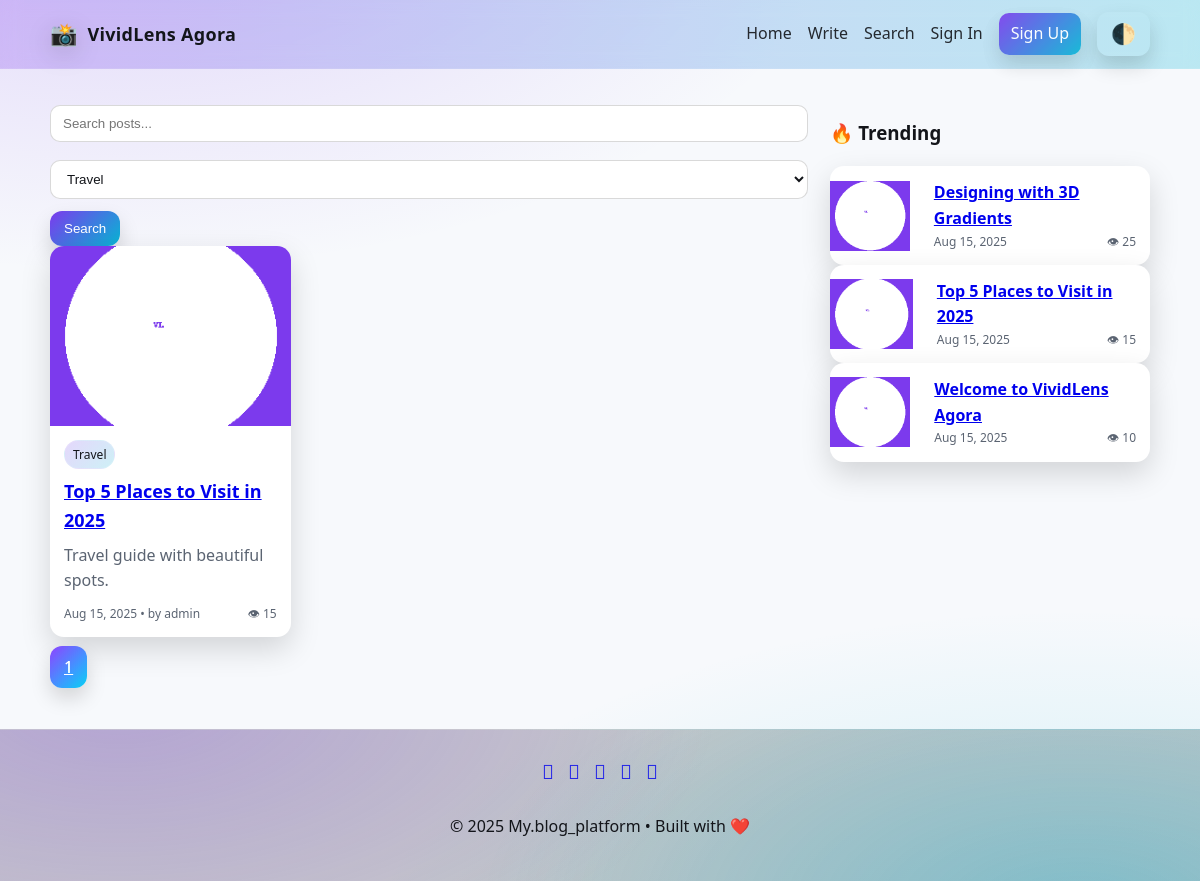
/index.php?cat=3, run on the app's committed database.
### tables this page shows
CREATE TABLE IF NOT EXISTS posts (
  id INT AUTO_INCREMENT PRIMARY KEY,
  author_id INT NOT NULL,
  title VARCHAR(200) NOT NULL,
  slug VARCHAR(240) NOT NULL UNIQUE,
  content MEDIUMTEXT,
  featured_image VARCHAR(255),
  category_label VARCHAR(60),
  status ENUM('draft','published') NOT NULL DEFAULT 'published',
  view_count INT NOT NULL DEFAULT 0,
  created_at DATETIME NOT NULL,
  FOREIGN KEY (author_id) REFERENCES users(id) ON DELETE CASCADE
);

CREATE TABLE IF NOT EXISTS users (
  id INT AUTO_INCREMENT PRIMARY KEY,
  username VARCHAR(50) NOT NULL,
  email VARCHAR(120) NOT NULL UNIQUE,
  password_hash VARCHAR(255) NOT NULL,
  role ENUM('admin','author','subscriber') NOT NULL DEFAULT 'author',
  created_at DATETIME NOT NULL
);

### includes/functions.php (called while the page is built, shortened)
<?php
require_once __DIR__ . '/../config/db.php';
function e($s){ return htmlspecialchars($s??'',ENT_QUOTES,'UTF-8'); }
function get_trending_posts($a=3,$b=2){
  global $mysqli; $t=[];
  $r1=$mysqli->query("SELECT id,title,slug,featured_image,view_count,created_at FROM posts ORDER BY view_count DESC LIMIT ".intval($a));
  while($r1 && ($row=$r1->fetch_assoc())) $t[$row['id']]=$row;
  $r2=$mysqli->query("SELECT p.id,p.title,p.slug,p.featured_image,p.view_count,p.created_at,MAX(c.created_at) lc FROM posts p JOIN comments c ON c.post_id=p.id GROUP BY p.id ORDER BY lc DESC LIMIT ".intval($b));
  while($r2 && ($row=$r2->fetch_assoc())) $t[$row['id']]=$row;
  return array_values($t);
}
function get_categories(){ global $mysqli; $r=$mysqli->query("SELECT * FROM categories ORDER BY name ASC"); return $r?$r->fetch_all(MYSQLI_ASSOC):[]; }
function get_excerpt($h,$l=140){ $t=trim(strip_tags($h)); return (mb_strlen($t)>$l)?mb_substr($t,0,$l).'…':$t; }

### index.php (the view, shortened to what this page needs)
<?php
require_once __DIR__ . '/includes/functions.php';
include __DIR__ . '/includes/header.php';
$q = trim($_GET['q'] ?? '');
$cat = intval($_GET['cat'] ?? 0);
$page = max(1, intval($_GET['page'] ?? 1));
$per = 9;
$off = ($page - 1) * $per;
$where = "WHERE p.status='published'";
$params = [];
$types = "";
if ($cat) {
    $where .= " AND EXISTS(
        SELECT 1 FROM post_categories pc
        WHERE pc.post_id = p.id AND pc.category_id = ?
    )";
    $params[] = $cat;
    $types .= "i";
}
$sql = "SELECT SQL_CALC_FOUND_ROWS p.*, u.username
        FROM posts p
        JOIN users u ON u.id = p.author_id
        $where
        ORDER BY p.created_at DESC
        LIMIT ? OFFSET ?";
$params[] = $per;
$params[] = $off;
$types .= "ii";
$stmt = $mysqli->prepare($sql);
$stmt->bind_param($types, ...$params);
$stmt->execute();
$posts = $stmt->get_result()->fetch_all(MYSQLI_ASSOC);
$total = $mysqli->query("SELECT FOUND_ROWS() AS t")->fetch_assoc()['t'];
$pages = max(1, ceil($total / $per));
$cats = get_categories();
$trending = get_trending_posts();
?>
<div class="layout">
    <section>
        <form method="get">
            <input name="q" placeholder="Search posts..." value="<?= e($q) ?>">
            <select name="cat">
                <?php foreach ($cats as $c): ?>
                    <option value="<?= $c['id'] ?>" <?= $cat == $c['id'] ? 'selected' : '' ?>>
                        <?= e($c['name']) ?>
                    </option>
                <?php endforeach; ?>
            </select>
            <button>Search</button>
        </form>
        <div class="grid">
            <?php foreach ($posts as $p): ?>
                <article class="card">
                    <a href="<?= BASE_URL ?>post.php?slug=<?= e($p['slug']) ?>">
                        <img src="<?= $p['featured_image'] ? e($p['featured_image']) : BASE_URL . 'assets/img/favicon-light.png' ?>" alt="">
                    </a>
                    <div class="pad">
                        <div class="badges">
                            <span class="badge"><?= e($p['category_label'] ?? 'General') ?></span>
                        </div>
                        <h2 class="post-title">
                            <a href="<?= BASE_URL ?>post.php?slug=<?= e($p['slug']) ?>"><?= e($p['title']) ?></a>
                        </h2>
                        <p class="excerpt"><?= e(get_excerpt($p['content'])) ?></p>
                        <div class="meta">
                            <span><?= date('M j, Y', strtotime($p['created_at'])) ?> • by <?= e($p['username']) ?></span>
                            <span>👁 <?= (int)$p['view_count'] ?></span>
                        </div>
                    </div>
                </article>
            <?php endforeach; ?>
        </div>
        <div style="margin:18px 0">
            <?php for ($i = 1; $i <= $pages; $i++): ?>
                <a class="button"
                   href="?q=<?= urlencode($q) ?>&cat=<?= $cat ?>&page=<?= $i ?>"
                   style="margin-right:6px;<?= $i == $page ? 'filter:brightness(1.15)' : '' ?>">
                   <?= $i ?>
                </a>
            <?php endfor; ?>
        </div>
    </section>
    <aside>
        <h3>🔥 Trending</h3>
        <?php foreach ($trending as $t): ?>
            <div class="card" style="grid-column: span 12; display:flex;gap:10px;align-items:center">
                <img src="<?= $t['featured_image'] ? e($t['featured_image']) : BASE_URL . 'assets/img/favicon-light.png' ?>"
                     style="width:90px;height:70px">
                <div class="pad">
                    <a href="<?= BASE_URL ?>post.php?slug=<?= e($t['slug']) ?>">
                        <strong><?= e($t['title']) ?></strong>
                    </a>
                    <div class="meta">
                        <span><?= date('M j, Y', strtotime($t['created_at'])) ?></span>
                        <span>👁 <?= (int)$t['view_count'] ?></span>
                    </div>
                </div>
            </div>
        <?php endforeach; ?>
    </aside>
</div>
<?php include __DIR__ . '/includes/footer.php'; ?>

### assets/css/style.css (style rules this page uses)
* { box-sizing:border-box }
html,body { margin:0;padding:0 }
:root { --bg:#0e0f14;--fg:#e9eef9;--muted:#aeb6c4;--card:#161823;--accent1:#7c3aed;--accent2:#06b6d4;--shadow:rgba(0,0,0,.35) }
html[data-theme="light"] { --bg:#f7f9fc;--fg:#13151a;--muted:#5b6472;--card:#ffffff;--shadow:rgba(0,0,0,.15) }
body { background:radial-gradient(1200px 600px at 10% -10%, rgba(124,58,237,.18), transparent 60%), radial-gradient(1200px 600px at 90% 110%, rgba(6,182,212,.18), transparent 60%), var(--bg);color:var(--fg);font:16px/1.6 system-ui;min-height:100vh;display:flex;flex-direction:column }
.grid { display:grid;grid-template-columns:repeat(12,1fr);gap:18px }
.card { grid-column: span 4;background:var(--card);border-radius:14px;overflow:hidden;box-shadow:0 12px 30px var(--shadow);transition:transform .2s ease, box-shadow .2s ease }
.card img { display:block;width:100%;height:180px;object-fit:cover }
.card .pad { padding:14px }
.badges { display:flex;gap:8px;flex-wrap:wrap }
.badge { font-size:12px;padding:4px 8px;border-radius:999px;background:linear-gradient(135deg, rgba(124,58,237,.2), rgba(6,182,212,.2));border:1px solid rgba(255,255,255,.12) }
.meta { display:flex;justify-content:space-between;align-items:center;font-size:12px;color:var(--muted) }
.post-title { font-size:18px;margin:8px 0 }
.excerpt { color:var(--muted);margin:6px 0 10px }
.layout { display:grid;grid-template-columns: 1fr 320px;gap:22px }
form input, form select, form textarea { width:100%;padding:10px 12px;border-radius:10px;border:1px solid rgba(0,0,0,.15);background:var(--card);color:var(--fg);outline:none;margin:6px 0 12px }
button, .button { cursor:pointer;border:0;border-radius:12px;padding:10px 14px;background:linear-gradient(135deg,var(--accent1),var(--accent2));color:#fff;box-shadow:0 10px 20px var(--shadow) }

### data on the page
posts: category_label "Travel", title "Top 5 Places to Visit in 2025", content "Travel guide with beautiful spots.", created_at "Aug 15, 2025", author.username "admin", view_count "15"
posts: title "Designing with 3D Gradients", created_at "Aug 15, 2025", view_count "25"
posts: title "Welcome to VividLens Agora", created_at "Aug 15, 2025", view_count "10"

### other printed values
form field cat "Travel"
